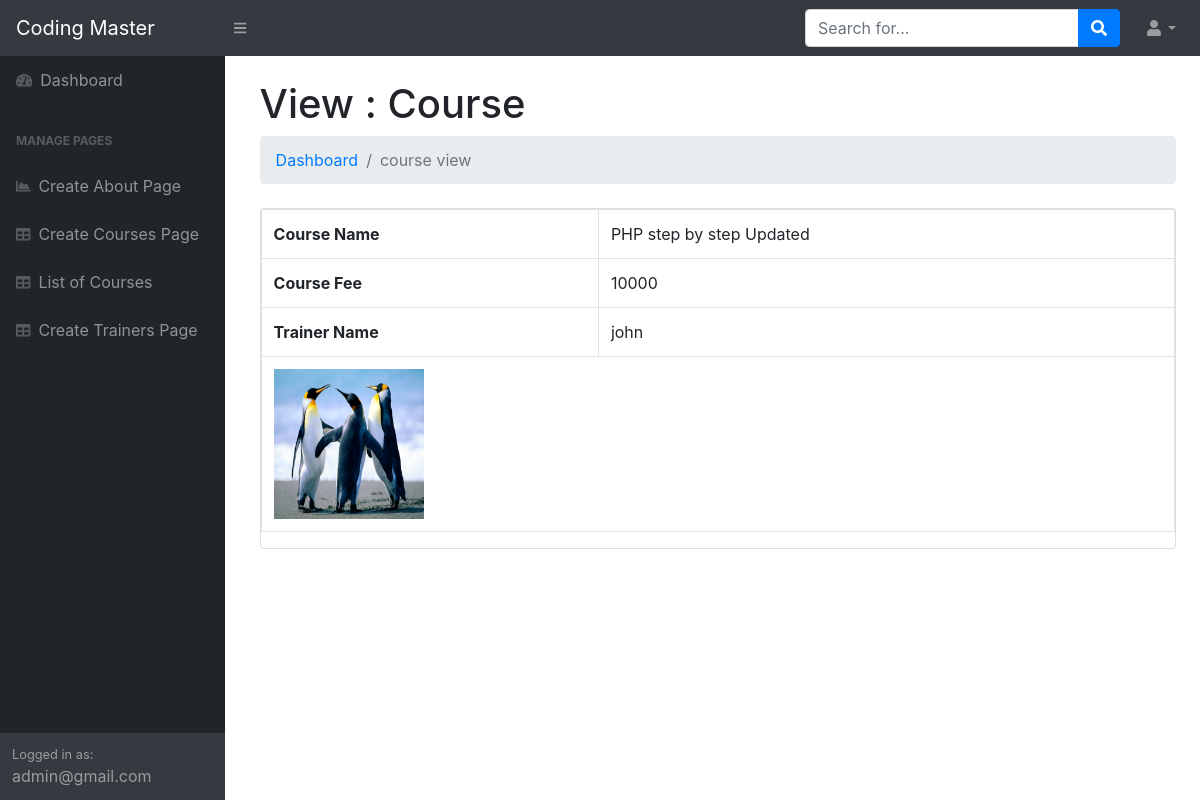
/admin/view.php?id=4 (signed in), run on the app's committed database.
### tables this page shows
CREATE TABLE `courses` (
  `id` int(11) NOT NULL,
  `course_name` varchar(250) NOT NULL,
  `description` text NOT NULL,
  `course_fee` int(11) NOT NULL,
  `course_image` varchar(250) NOT NULL,
  `trainer_id` int(11) NOT NULL
);

CREATE TABLE `trainers` (
  `id` int(11) NOT NULL,
  `name` varchar(200) NOT NULL,
  `about_trainer` text NOT NULL,
  `course_id` int(11) NOT NULL,
  `tainer_image` varchar(200) NOT NULL,
  `domain` varchar(100) NOT NULL
);

### admin/DB.php (called while the page is built, shortened)
<?php
class DB {
    private $password;
    private $databasename;
    private $server;
    private $connection;
    function __construct(){
        $this->username = 'root';
        $this->password = '';
        $this->databasename = 'coding_master';
        $this->server = 'localhost';
    }
    function connect(){
        $this->connection = mysqli_connect($this->server, $this->username, $this->password, $this->databasename);
    }
    function get_one_course($course_id){
        $sql = "SELECT a.id, a.course_name, a.course_fee, a.course_image, a.description, b.name FROM courses a LEFT JOIN trainers b ON a.trainer_id = b.id
        WHERE a.id = '$course_id'";
        $result = mysqli_query($this->connection, $sql);
        $row = mysqli_fetch_assoc($result);
        return $row;
    }
}
$db_object = new DB();
?>

### admin/view.php (the view)
<?php
     require('header.php');
     require('left_panel.php');
     require("DB.php");
     $course_id = $_GET['id'];
     if(is_numeric($course_id)){
        $course_detail = $db_object->get_one_course($course_id);
     }
?>
<<div id="layoutSidenav_content">
     <main>
     <div class="container-fluid">
         <h1 class="mt-4">View : Course</h1>
         <ol class="breadcrumb mb-4">
             <li class="breadcrumb-item"><a href="index1.php">Dashboard</a></li>
             <li class="breadcrumb-item active">course view</li>
         </ol>
         <div class="card mb-4">
             <table class="table table-bordered">
                 <tr>
                     <th>Course Name </th>
                     <td><?=$course_detail['course_name']?></td>
                 </tr>
                 <tr>
                     <th>Course Fee</th>
                     <td><?=$course_detail['course_fee']?></td>
                 </tr>
                 <tr>
                     <th>Trainer Name</th>
                     <td><?=$course_detail['name']?></td>
                 </tr>
                 <tr>
                     <td colspan="2">
                         <img src="images/<?=$course_detail['course_image']?>" width="150" height="150" alt="Course Image">
                     </td>
                 </tr>
             </table>
         </div>
    </div>
    </main>
    </div>

### data on the page
courses: course_name "PHP step by step Updated", course_fee "10000", trainer.name "john", course_image (picture)

### other printed values
$_SESSION['email'] "admin@gmail.com"
